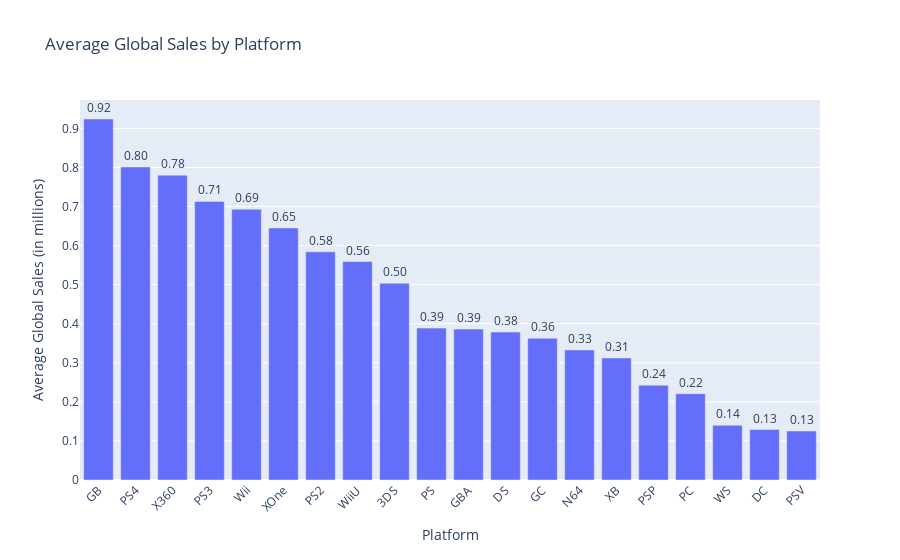

Source (notebook cell):
### Code cell
# Calculate average global sales for each platform
avg_sales_by_platform = (
    dfnew.groupby('platform')['total_sales']
    .mean()
    .reset_index()
    .sort_values(by='total_sales', ascending=False)
)



# Create a bar plot for average sales
fig = px.bar(
    avg_sales_by_platform,
    x='platform',
    y='total_sales',
    title="Average Global Sales by Platform",
    labels={'platform': 'Platform', 'total_sales': 'Average Global Sales (in millions)'},
    text='total_sales'  # Display average sales on the bars
)

# Improve display of the bar plot
fig.update_traces(texttemplate='%{text:.2f}', textposition='outside')
fig.update_layout(xaxis_tickangle=-45)

# Show the plot
fig.show()

### Figure 1 — Plotly figure (JSON) as saved in the notebook; plotly's stock layout.template omitted (floating-point values rounded to 4 significant figures)
{"data": [{"alignmentgroup": "True", "hovertemplate": "Platform=%{x}<br>Average Global Sales (in millions)=%{text}<extra></extra>", "legendgroup": "", "marker": {"color": "#636efa", "pattern": {"shape": ""}}, "name": "", "offsetgroup": "", "orientation": "v", "showlegend": false, "text": [0.924, 0.8014, 0.7802, 0.7131, 0.693, 0.645, 0.5841, 0.5591, 0.5035, 0.3889, 0.3862, 0.3787, 0.363, 0.333, 0.3124, 0.2427, 0.2209, 0.14, 0.1291, 0.1254], "textposition": "outside", "texttemplate": "%{text:.2f}", "type": "bar", "x": ["GB", "PS4", "X360", "PS3", "Wii", "XOne", "PS2", "WiiU", "3DS", "PS", "GBA", "DS", "GC", "N64", "XB", "PSP", "PC", "WS", "DC", "PSV"], "xaxis": "x", "y": [0.924, 0.8014, 0.7802, 0.7131, 0.693, 0.645, 0.5841, 0.5591, 0.5035, 0.3889, 0.3862, 0.3787, 0.363, 0.333, 0.3124, 0.2427, 0.2209, 0.14, 0.1291, 0.1254], "yaxis": "y"}], "layout": {"barmode": "relative", "legend": {"tracegroupgap": 0}, "title": {"text": "Average Global Sales by Platform"}, "xaxis": {"anchor": "y", "domain": [0, 1], "tickangle": -45, "title": {"text": "Platform"}}, "yaxis": {"anchor": "x", "domain": [0, 1], "title": {"text": "Average Global Sales (in millions)"}}}}
